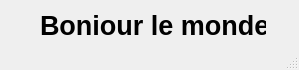
<?xml version="1.0" encoding="UTF-8"?>
<ui version="4.0">
 <class>MainWindow</class>
 <widget class="QMainWindow" name="MainWindow">
  <property name="geometry">
   <rect>
    <x>0</x>
    <y>0</y>
    <width>299</width>
    <height>70</height>
   </rect>
  </property>
  <property name="windowTitle">
   <string>MainWindow</string>
  </property>
  <widget class="QWidget" name="centralwidget">
   <widget class="QLabel" name="label">
    <property name="geometry">
     <rect>
      <x>40</x>
      <y>10</y>
      <width>226</width>
      <height>25</height>
     </rect>
    </property>
    <property name="toolTip">
     <string>&lt;html&gt;&lt;head/&gt;&lt;body&gt;&lt;p&gt;Bonjour&lt;/p&gt;&lt;/body&gt;&lt;/html&gt;</string>
    </property>
    <property name="text">
     <string>&lt;html&gt;&lt;head/&gt;&lt;body&gt;&lt;p align=&quot;center&quot;&gt;&lt;span style=&quot; font-size:20pt; font-weight:600;&quot;&gt;Bonjour le monde !&lt;/span&gt;&lt;/p&gt;&lt;/body&gt;&lt;/html&gt;</string>
    </property>
   </widget>
  </widget>
  <widget class="QStatusBar" name="statusBar"/>
 </widget>
 <resources/>
 <connections/>
</ui>
